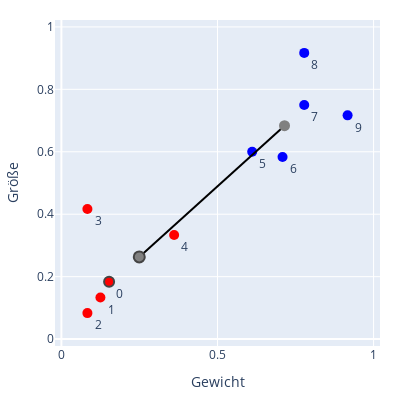

Here is the notebook cell this chart was saved with:
### Code cell
somEx.neu_lernen(mitPlot=True)

### Figure 1 — Plotly figure (JSON) as saved in the notebook; plotly's stock layout.template omitted (floating-point values rounded to 4 significant figures)
{"data": [{"marker": {"color": "red", "size": 10}, "mode": "markers+text", "showlegend": false, "text": ["0", "1", "2", "3", "4"], "textposition": "bottom right", "type": "scatter", "x": [0.1528, 0.125, 0.08333, 0.08333, 0.3611], "y": [0.1833, 0.1333, 0.08333, 0.4167, 0.3333]}, {"marker": {"color": "blue", "size": 10}, "mode": "markers+text", "showlegend": false, "text": ["5", "6", "7", "8", "9"], "textposition": "bottom right", "type": "scatter", "x": [0.6111, 0.7083, 0.7778, 0.7778, 0.9167], "y": [0.6, 0.5833, 0.75, 0.9167, 0.7167]}, {"marker": {"color": "rgba(255, 182, 193, 0.0)", "line": {"width": 2}, "size": 10}, "mode": "markers", "showlegend": false, "textposition": "bottom right", "type": "scatter", "x": [0.1528], "y": [0.1833]}, {"line": {"color": "black", "width": 2}, "marker": {"color": "grey", "size": 11}, "mode": "lines+markers", "showlegend": false, "textposition": "bottom right", "type": "scatter", "x": [0.7147, 0.2494], "y": [0.6837, 0.2632]}, {"marker": {"color": "rgba(255, 182, 193, 0.0)", "line": {"width": 2}, "size": 11}, "mode": "markers", "showlegend": false, "textposition": "bottom right", "type": "scatter", "x": [0.2494], "y": [0.2632]}], "layout": {"height": 400, "margin": {"b": 20, "l": 20, "r": 20, "t": 20}, "width": 400, "xaxis": {"domain": [0, 1], "range": [-0.009375, 1.009], "title": {"text": "Gewicht"}, "type": "linear"}, "yaxis": {"domain": [0, 1], "range": [-0.0189, 1.019], "scaleanchor": "x", "scaleratio": 1, "title": {"text": "Größe"}, "type": "linear"}}}
